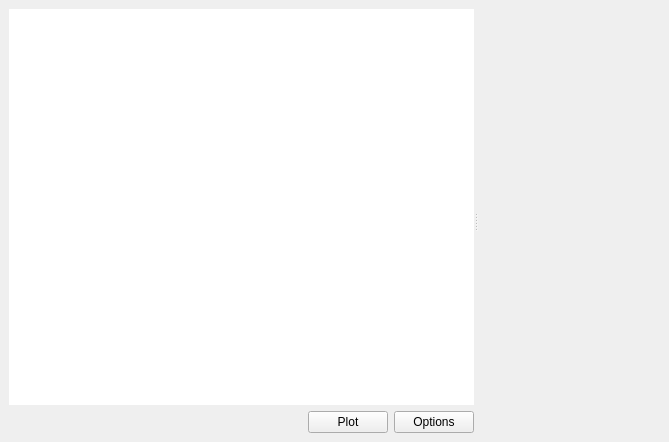
<ui version="4.0" >
 <class>Plot</class>
 <widget class="QWidget" name="Plot" >
  <property name="geometry" >
   <rect>
    <x>0</x>
    <y>0</y>
    <width>669</width>
    <height>442</height>
   </rect>
  </property>
  <property name="windowTitle" >
   <string>Form</string>
  </property>
  <layout class="QVBoxLayout" >
   <property name="spacing" >
    <number>6</number>
   </property>
   <property name="margin" >
    <number>9</number>
   </property>
   <item>
    <widget class="QSplitter" name="plotSplitter" >
     <property name="orientation" >
      <enum>Qt::Horizontal</enum>
     </property>
     <widget class="QWidget" name="layoutWidget" >
      <layout class="QVBoxLayout" >
       <property name="spacing" >
        <number>6</number>
       </property>
       <property name="margin" >
        <number>0</number>
       </property>
       <item>
        <widget class="QTreeView" name="controlsTree" >
         <property name="contextMenuPolicy" >
          <enum>Qt::CustomContextMenu</enum>
         </property>
         <property name="frameShape" >
          <enum>QFrame::NoFrame</enum>
         </property>
         <property name="frameShadow" >
          <enum>QFrame::Plain</enum>
         </property>
         <property name="uniformRowHeights" >
          <bool>true</bool>
         </property>
         <property name="animated" >
          <bool>true</bool>
         </property>
        </widget>
       </item>
       <item>
        <layout class="QHBoxLayout" >
         <property name="spacing" >
          <number>6</number>
         </property>
         <property name="margin" >
          <number>0</number>
         </property>
         <item>
          <spacer>
           <property name="orientation" >
            <enum>Qt::Horizontal</enum>
           </property>
           <property name="sizeHint" stdset="0" >
            <size>
             <width>40</width>
             <height>20</height>
            </size>
           </property>
          </spacer>
         </item>
         <item>
          <widget class="QPushButton" name="plotButton" >
           <property name="text" >
            <string>Plot</string>
           </property>
           <property name="icon" >
            <iconset resource="profit.qrc" >
             <normaloff>:/images/icons/kchart.png</normaloff>:/images/icons/kchart.png</iconset>
           </property>
          </widget>
         </item>
         <item>
          <widget class="QPushButton" name="optionsButton" >
           <property name="text" >
            <string>Options</string>
           </property>
           <property name="icon" >
            <iconset resource="profit.qrc" >
             <normaloff>:/images/icons/kcontrol.png</normaloff>:/images/icons/kcontrol.png</iconset>
           </property>
          </widget>
         </item>
        </layout>
       </item>
      </layout>
     </widget>
     <widget class="QwtPlot" name="plot" >
      <property name="sizePolicy" >
       <sizepolicy vsizetype="Preferred" hsizetype="Preferred" >
        <horstretch>0</horstretch>
        <verstretch>0</verstretch>
       </sizepolicy>
      </property>
     </widget>
    </widget>
   </item>
  </layout>
  <action name="actionDrawLegend" >
   <property name="checkable" >
    <bool>true</bool>
   </property>
   <property name="text" >
    <string>Draw Legend</string>
   </property>
  </action>
  <action name="actionDrawMajorX" >
   <property name="checkable" >
    <bool>true</bool>
   </property>
   <property name="text" >
    <string>Draw Major Grid X</string>
   </property>
  </action>
  <action name="actionDrawMinorX" >
   <property name="checkable" >
    <bool>true</bool>
   </property>
   <property name="text" >
    <string>Draw Minor Grid X</string>
   </property>
  </action>
  <action name="actionChangeMajorGridStyle" >
   <property name="text" >
    <string>Major Grid Style...</string>
   </property>
  </action>
  <action name="actionChangeMinorGridStyle" >
   <property name="text" >
    <string>Minor Grid Style...</string>
   </property>
  </action>
  <action name="actionChangeCanvasColor" >
   <property name="text" >
    <string>Background Color...</string>
   </property>
  </action>
  <action name="actionChangeCurveStyle" >
   <property name="icon" >
    <iconset resource="profit.qrc" >
     <normaloff>:/images/icons/kchart.png</normaloff>:/images/icons/kchart.png</iconset>
   </property>
   <property name="text" >
    <string>Change Style...</string>
   </property>
  </action>
  <action name="actionChangeCurveAxisY" >
   <property name="icon" >
    <iconset resource="profit.qrc" >
     <normaloff>:/images/icons/kruler.png</normaloff>:/images/icons/kruler.png</iconset>
   </property>
   <property name="text" >
    <string>Move to Left Axis</string>
   </property>
  </action>
  <action name="actionDrawMajorY" >
   <property name="checkable" >
    <bool>true</bool>
   </property>
   <property name="text" >
    <string>Draw Major Grid Y</string>
   </property>
  </action>
  <action name="actionDrawMinorY" >
   <property name="checkable" >
    <bool>true</bool>
   </property>
   <property name="text" >
    <string>Draw Minor Grid Y</string>
   </property>
  </action>
  <action name="actionChangeAxesFont" >
   <property name="icon" >
    <iconset resource="profit.qrc" >
     <normaloff>:/images/icons/fonts.png</normaloff>:/images/icons/fonts.png</iconset>
   </property>
   <property name="text" >
    <string>Change Font...</string>
   </property>
  </action>
  <action name="actionChangeAxesColor" >
   <property name="icon" >
    <iconset resource="profit.qrc" >
     <normaloff>:/images/icons/colorize.png</normaloff>:/images/icons/colorize.png</iconset>
   </property>
   <property name="text" >
    <string>Change Color...</string>
   </property>
   <property name="iconText" >
    <string>Change Color</string>
   </property>
   <property name="toolTip" >
    <string>Change Color</string>
   </property>
  </action>
  <action name="actionShowDataDialog" >
   <property name="checkable" >
    <bool>true</bool>
   </property>
   <property name="text" >
    <string>Data Display...</string>
   </property>
   <property name="iconText" >
    <string>Show plot data dialog.</string>
   </property>
   <property name="toolTip" >
    <string>Show plot data dialog.</string>
   </property>
   <property name="statusTip" >
    <string>Show plot data dialog.</string>
   </property>
  </action>
  <action name="actionNewPlot" >
   <property name="icon" >
    <iconset resource="profit.qrc" >
     <normaloff>:/images/icons/filenew.png</normaloff>:/images/icons/filenew.png</iconset>
   </property>
   <property name="text" >
    <string>New Plot</string>
   </property>
  </action>
  <action name="actionClosePlot" >
   <property name="icon" >
    <iconset resource="profit.qrc" >
     <normaloff>:/images/icons/fileclose.png</normaloff>:/images/icons/fileclose.png</iconset>
   </property>
   <property name="text" >
    <string>Close Plot</string>
   </property>
  </action>
  <action name="actionChangeDataMarker" >
   <property name="text" >
    <string>Data Marker Style...</string>
   </property>
   <property name="iconText" >
    <string>Data Marker Style</string>
   </property>
   <property name="toolTip" >
    <string>Data Marker Style</string>
   </property>
  </action>
  <action name="actionChangeCurveAxisX" >
   <property name="icon" >
    <iconset resource="profit.qrc" >
     <normaloff>:/images/icons/kruler.png</normaloff>:/images/icons/kruler.png</iconset>
   </property>
   <property name="text" >
    <string>Move to Top Axis</string>
   </property>
  </action>
  <action name="actionSyncWithData" >
   <property name="checkable" >
    <bool>true</bool>
   </property>
   <property name="checked" >
    <bool>true</bool>
   </property>
   <property name="text" >
    <string>Sync with Data</string>
   </property>
  </action>
 </widget>
 <customwidgets>
  <customwidget>
   <class>QwtPlot</class>
   <extends>QFrame</extends>
   <header>qwt_plot.h</header>
   <container>1</container>
  </customwidget>
 </customwidgets>
 <resources>
  <include location="profit.qrc" />
 </resources>
 <connections/>
</ui>
